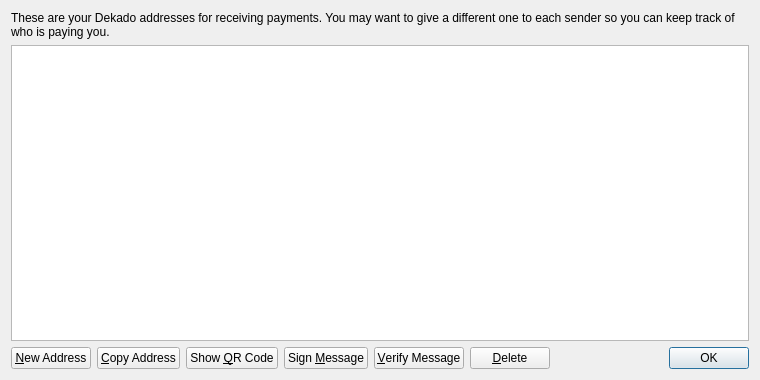
<?xml version="1.0" encoding="UTF-8"?>
<ui version="4.0">
 <class>AddressBookPage</class>
 <widget class="QWidget" name="AddressBookPage">
  <property name="geometry">
   <rect>
    <x>0</x>
    <y>0</y>
    <width>760</width>
    <height>380</height>
   </rect>
  </property>
  <property name="windowTitle">
   <string>Address Book</string>
  </property>
  <layout class="QVBoxLayout" name="verticalLayout">
   <item>
    <widget class="QLabel" name="labelExplanation">
     <property name="text">
      <string>These are your Dekado addresses for receiving payments. You may want to give a different one to each sender so you can keep track of who is paying you.</string>
     </property>
     <property name="textFormat">
      <enum>Qt::PlainText</enum>
     </property>
     <property name="wordWrap">
      <bool>true</bool>
     </property>
    </widget>
   </item>
   <item>
    <widget class="QTableView" name="tableView">
     <property name="contextMenuPolicy">
      <enum>Qt::CustomContextMenu</enum>
     </property>
     <property name="toolTip">
      <string>Double-click to edit address or label</string>
     </property>
     <property name="tabKeyNavigation">
      <bool>false</bool>
     </property>
     <property name="alternatingRowColors">
      <bool>true</bool>
     </property>
     <property name="selectionMode">
      <enum>QAbstractItemView::SingleSelection</enum>
     </property>
     <property name="selectionBehavior">
      <enum>QAbstractItemView::SelectRows</enum>
     </property>
     <property name="sortingEnabled">
      <bool>true</bool>
     </property>
     <attribute name="verticalHeaderVisible">
      <bool>false</bool>
     </attribute>
    </widget>
   </item>
   <item>
    <layout class="QHBoxLayout" name="horizontalLayout">
     <item>
      <widget class="QPushButton" name="newAddressButton">
       <property name="toolTip">
        <string>Create a new address</string>
       </property>
       <property name="text">
        <string>&amp;New Address</string>
       </property>
       <property name="icon">
        <iconset resource="../bitcoin.qrc">
         <normaloff>:/icons/add</normaloff>:/icons/add</iconset>
       </property>
      </widget>
     </item>
     <item>
      <widget class="QPushButton" name="copyToClipboard">
       <property name="toolTip">
        <string>Copy the currently selected address to the system clipboard</string>
       </property>
       <property name="text">
        <string>&amp;Copy Address</string>
       </property>
       <property name="icon">
        <iconset resource="../bitcoin.qrc">
         <normaloff>:/icons/editcopy</normaloff>:/icons/editcopy</iconset>
       </property>
      </widget>
     </item>
     <item>
      <widget class="QPushButton" name="showQRCode">
       <property name="text">
        <string>Show &amp;QR Code</string>
       </property>
       <property name="icon">
        <iconset resource="../bitcoin.qrc">
         <normaloff>:/icons/qrcode</normaloff>:/icons/qrcode</iconset>
       </property>
      </widget>
     </item>
     <item>
      <widget class="QPushButton" name="signMessage">
       <property name="toolTip">
        <string>Sign a message to prove you own a Dekado address</string>
       </property>
       <property name="text">
        <string>Sign &amp;Message</string>
       </property>
       <property name="icon">
        <iconset resource="../bitcoin.qrc">
         <normaloff>:/icons/edit</normaloff>:/icons/edit</iconset>
       </property>
      </widget>
     </item>
     <item>
      <widget class="QPushButton" name="verifyMessage">
       <property name="toolTip">
        <string>Verify a message to ensure it was signed with a specified Dekado address</string>
       </property>
       <property name="text">
        <string>&amp;Verify Message</string>
       </property>
       <property name="icon">
        <iconset resource="../bitcoin.qrc">
         <normaloff>:/icons/transaction_0</normaloff>:/icons/transaction_0</iconset>
       </property>
      </widget>
     </item>
     <item>
      <widget class="QPushButton" name="deleteButton">
       <property name="toolTip">
        <string>Delete the currently selected address from the list</string>
       </property>
       <property name="text">
        <string>&amp;Delete</string>
       </property>
       <property name="icon">
        <iconset resource="../bitcoin.qrc">
         <normaloff>:/icons/remove</normaloff>:/icons/remove</iconset>
       </property>
      </widget>
     </item>
     <item>
      <spacer name="horizontalSpacer">
       <property name="orientation">
        <enum>Qt::Horizontal</enum>
       </property>
       <property name="sizeHint" stdset="0">
        <size>
         <width>40</width>
         <height>20</height>
        </size>
       </property>
      </spacer>
     </item>
     <item>
      <widget class="QDialogButtonBox" name="buttonBox">
       <property name="sizePolicy">
        <sizepolicy hsizetype="Maximum" vsizetype="Fixed">
         <horstretch>0</horstretch>
         <verstretch>0</verstretch>
        </sizepolicy>
       </property>
       <property name="standardButtons">
        <set>QDialogButtonBox::Ok</set>
       </property>
      </widget>
     </item>
    </layout>
   </item>
  </layout>
 </widget>
 <resources>
  <include location="../bitcoin.qrc"/>
 </resources>
 <connections/>
</ui>
